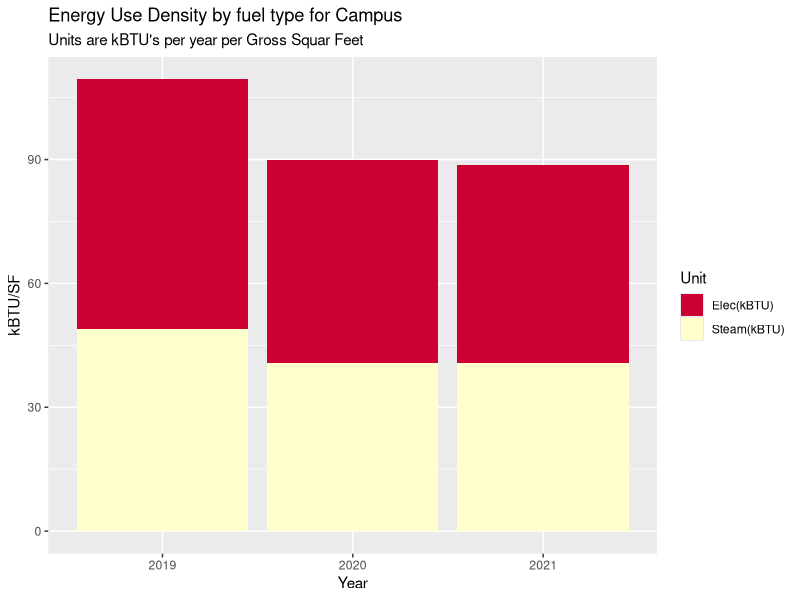
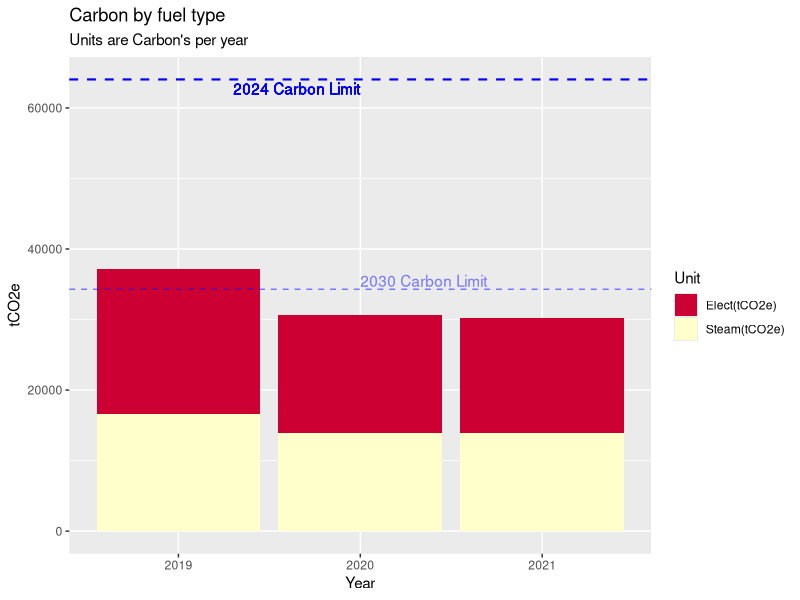
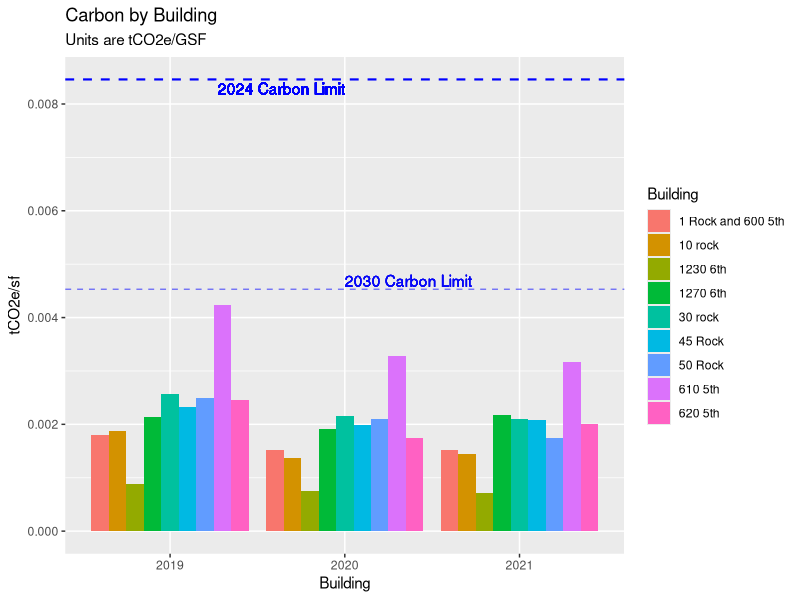
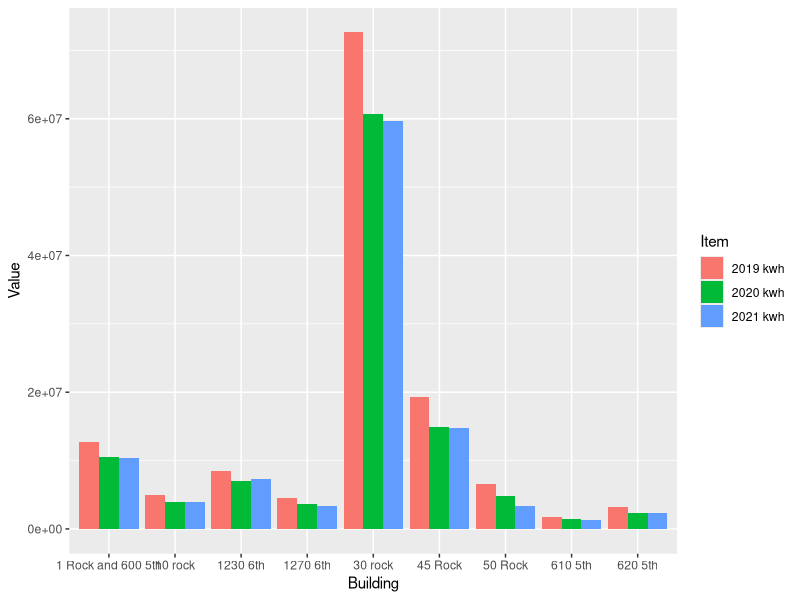
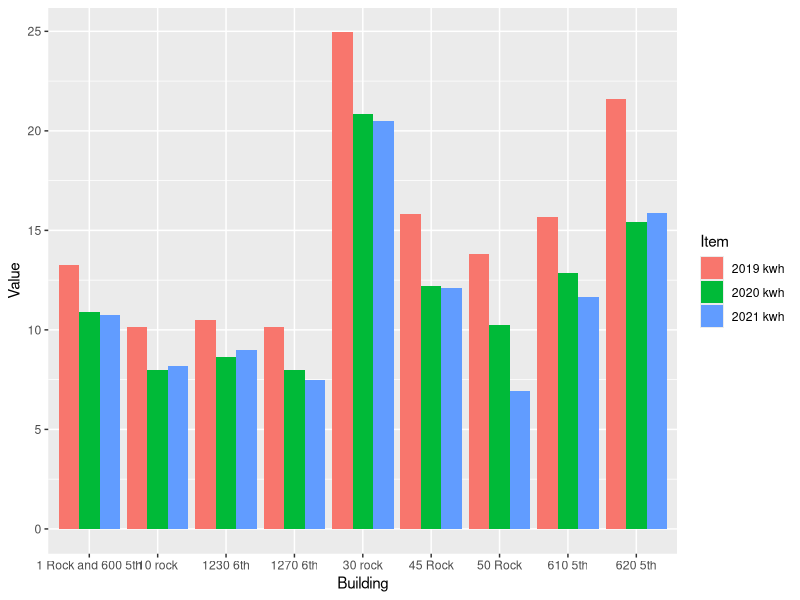
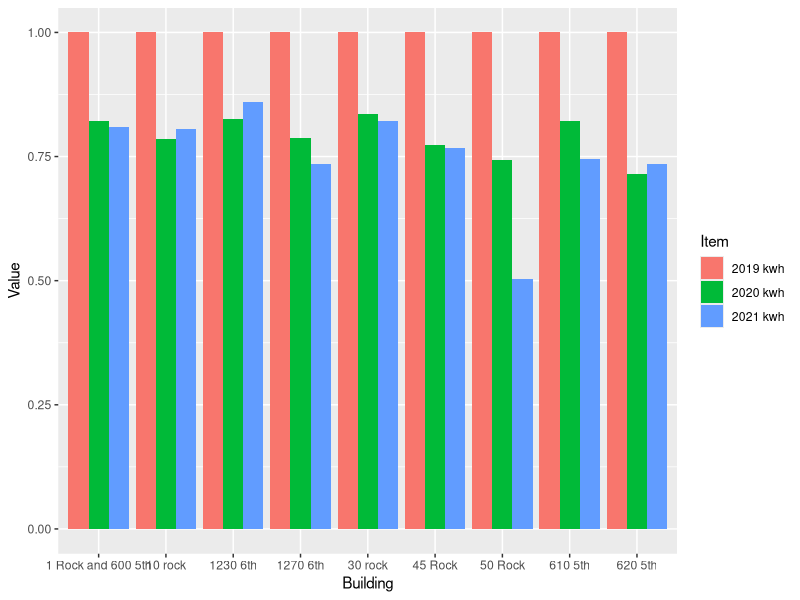
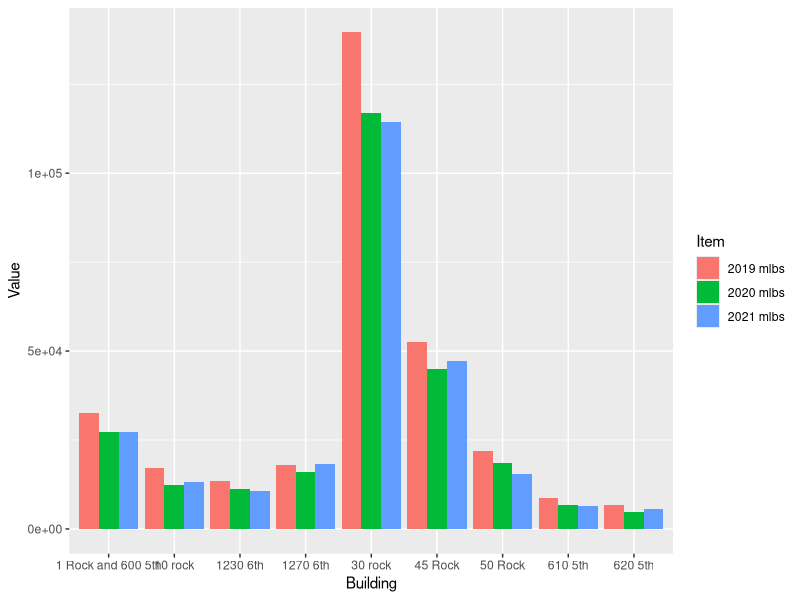
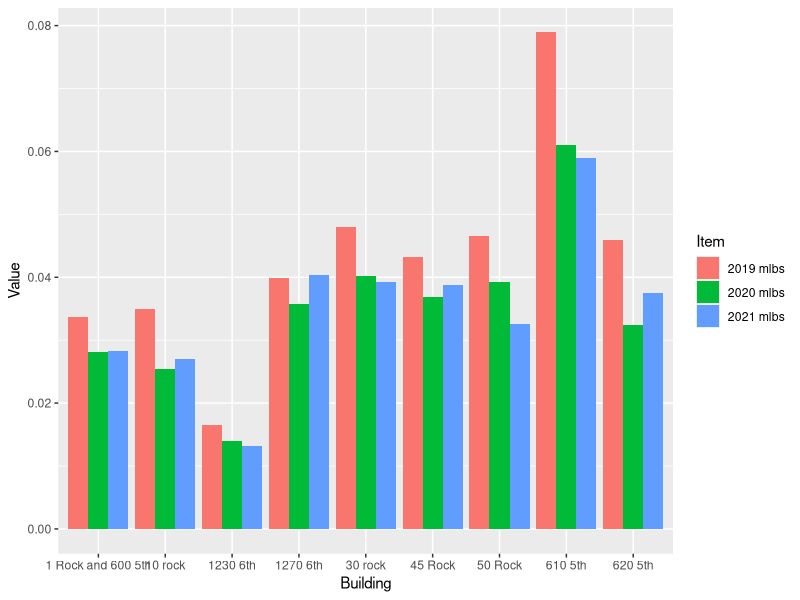

Recreate these plots in R, in order.
## ---- chunk 1

# Load packages 
my_packages <- c("tidyverse", "vroom" , "janitor" , "glue" , "tsibble" , "tidytext","lubridate", "fable", "tsibbledata", "ggplot2", "forecast", "tseries", "rio", "zoo", "readxl", "tsibbledata", "knitr", "kableExtra", "formattable", "scales")
invisible( lapply(my_packages, require, character.only = TRUE))

#Set up environment 
place <- "Home"  #Where are we working today. 
# place <- "work"

if (place == "Home"){setwd("C:/Users/paulr/Documents/R/RockCenterEnergyAnalysis")} else {setwd("C:/Users/prode/Documents/R/RockCenterEnergyAnalysis")}

if (!file.exists("data")) { dir.create("data")}

rm(place, my_packages ) #Clean up

options(dplyr.summarise.inform = FALSE)  # Suppress textin Knit printout. 



# Read in data

'ElecCF' <- 0.000288962  #2021 Carbon Values
'SteamCF' <- 0.00004493 #2021 Carbon Values
'IntensityLimit24' <- 0.00846 #2024 Limit
'IntensityLimit30' <- 0.00453 #2030 Limit

SteamData <- read_excel("data/Energy_Data_for_Net_Zero_Study.xlsx", sheet = "Sheet1", range = "B2:G11" , col_names = TRUE, na = "NA", col_types = NULL ) %>%  select(-5,-6)

ElectricData <- read_excel("data/Energy_Data_for_Net_Zero_Study.xlsx", sheet = "Sheet1", range = "B13:G23" , col_names = TRUE, na = "NA", col_types = NULL ) %>% select(-5,-6)

ElectricData %>% filter(Building == '1 Rock' | Building == '600 5th') %>% 
  select( -Building) %>% 
  summarise_each(funs(sum)) %>% 
  mutate(Building = "1 Rock and 600 5th") %>% 
  select(4,1,2,3) %>% rbind(ElectricData) %>% 
  filter(Building != '1 Rock' & Building != '600 5th') -> ElectricData

BuildingGSF <- read_excel("data/Energy_Data_for_Net_Zero_Study.xlsx", sheet = "Sheet1", range = "B28:C39" , col_names = TRUE, na = "NA", col_types = NULL ) %>% 
  filter(Building != '1 Rock' & Building != '600 5th')

UtilityData <- left_join(ElectricData, SteamData, by="Building") %>% left_join(BuildingGSF, by="Building")
UtilityData[is.na(UtilityData)] <- 0

#Campus EUI for each year 
UtilityData1 <- UtilityData 
apply(UtilityData1[2:4], 2, function(row) row * 3.4121 ) -> UtilityData1[2:4]
apply(UtilityData1[5:7], 2, function(row) row * 1194) -> UtilityData1[5:7]
UtilityData1 %>% select(`2019 kwh`, `2020 kwh`, `2021 kwh`, `2019 mlbs`, `2020 mlbs`, `2021 mlbs`, `Gross Floor Area`) %>%
summarise_each(funs(sum)) -> UtilityData1
    TotalFlArea <- UtilityData1$`Gross Floor Area`
    UtilityData1 %>% 
      select(-`Gross Floor Area`) %>% 
  gather(key = "Item", value = "Value") -> UtilityData1
  cbind(UtilityData1, str_split_fixed(UtilityData1$Item, " ", n=2)) %>% 
  select(-"Item") -> UtilityData1 
  colnames(UtilityData1)  <-  c("Value", "Year", "Unit") 
  apply(UtilityData1[3], 1, function(x) {ifelse(x == "kwh", "Elec(kBTU)", "Steam(kBTU)")}) -> UtilityData1[3]

  ####  PLOTS   ####
  
  
# Make an EUI plot with kBTU vales for both  electric and steam  
UtilityData2 <- UtilityData1
apply(UtilityData2[1], 1, function(row) row / TotalFlArea ) -> UtilityData2[1]
UtilityData2 %>% 
  ggplot(aes(x = Year, y = Value, fill = Unit)) +
  geom_bar(stat = "identity", position = "stack") +
  labs( title = "Energy Use Density by fuel type for Campus",
        subtitle = "Units are kBTU's per year per Gross Squar Feet") +
  xlab("Year") +
  ylab("kBTU/SF") +
  scale_fill_manual(values = c("#CC0033", "#FFFFCC"))


#Make a Carbon table in the dataframe UtilityData1
UtilityData3 <- UtilityData1
  apply(UtilityData3[3], 1, function(x) {ifelse(x == "Elec(kBTU)", "Elect(tCO2e)", "Steam(tCO2e)")}) -> UtilityData3[3]
  UtilityData3 %>% 
  mutate(Carbon = ifelse(Unit == "Elec(kBTU)", Value * ElecCF / 3.4121, Value * SteamCF)) %>% 
  ggplot(aes(x = Year, y = Carbon, fill = Unit)) +
  geom_bar(stat = "identity", position = "stack") +
  labs( title = "Carbon by fuel type",
        subtitle = "Units are Carbon's per year") +
  labs(x = "Year", y = "tCO2e") +
  #guides(fill = FALSE) +
  geom_hline(aes(yintercept = TotalFlArea * IntensityLimit24), color = "blue", linetype = "dashed", size = 0.75) +
  geom_text(aes(x = 2, y = TotalFlArea * IntensityLimit24, label = "2024 Carbon Limit"), hjust = 1, vjust = 1.25 , color = "blue") +
  geom_hline(aes(yintercept = TotalFlArea * IntensityLimit30), linetype = "dashed", color = "blue", size = 0.5, alpha = 0.5) +
  geom_text(aes(x = 2, y = TotalFlArea * IntensityLimit30, label = "2030 Carbon Limit"), hjust = 0, vjust = -.2 , color = "blue", alpha = 0.1) +
  scale_fill_manual(values = c("#CC0033", "#FFFFCC"))


## ---- chunk 2

#Plot Carbon Intensities versus LL97 Limits 
UtilityData1 <- UtilityData 
#apply(UtilityData1[2:4], 2, function(row) row * 3.4121 ) -> UtilityData1[2:4]
apply(UtilityData1[5:7], 2, function(row) row * 1194) -> UtilityData1[5:7]
UtilityData1[2:7]/UtilityData1$`Gross Floor Area` -> UtilityData1[2:7]


UtilityData1 %>% select(`Building`, `2019 kwh`, `2020 kwh`, `2021 kwh`, `2019 mlbs`, `2020 mlbs`, `2021 mlbs`) -> UtilityData1

UtilityData1 %>% 
  gather(key = "Item", value = "Value", -"Building") -> UtilityData1
  cbind(UtilityData1, str_split_fixed(UtilityData1$Item, " ", n=2)) %>% 
  select(-"Item") -> UtilityData1 
  colnames(UtilityData1)  <-  c("Building", "Value", "Year", "Unit") 
  UtilityData1 %>% 
    mutate("Carbon/SF" = ifelse(Unit == "Elec(kBTU)", Value * ElecCF, Value * SteamCF)) %>% 
    select(Building, Year, Unit, `Carbon/SF`) %>% 
    mutate("Carbon" = "tCO2e") -> UtilityData1


UtilityData1 %>%   
ggplot(aes(x = Year, y = `Carbon/SF`, fill = Building, group = Building)) +
  geom_bar(stat = "identity", position = "dodge") +
  labs( title = "Carbon by Building",
        subtitle = "Units are tCO2e/GSF") +
  labs(x = "Building", y = "tCO2e/sf") +
  geom_hline(aes(yintercept = IntensityLimit24), color = "blue", linetype = "dashed", size = 0.75) +
  geom_text(aes(x = 2, y = IntensityLimit24, label = "2024 Carbon Limit"), hjust = 1, vjust = 1.25 , color = "blue") +
  geom_hline(aes(yintercept = IntensityLimit30), linetype = "dashed", color = "blue", size = 0.5, alpha = 0.5) +
  geom_text(aes(x = 2, y = IntensityLimit30, label = "2030 Carbon Limit"), hjust = 0, vjust = -.2 , color = "blue", alpha = 0.1) 
  

## ---- chunk 3

#1 Electric kWh
ElectricData %>% select(Building, `2019 kwh`, `2020 kwh`, `2021 kwh`) %>% 
  gather(key = "Item", value = "Value", -Building) %>%
  ggplot(aes(x = Building, y = Value, fill = Item, group = Item)) +
  geom_bar(stat = "identity", position = "dodge")

#2 Electric kWh per GSF 
UtilityData1 <- UtilityData
apply(UtilityData1[2:7], 2, function(row) row / UtilityData1$`Gross Floor Area`) -> UtilityData1[2:7]


UtilityData1 %>% select(Building, `2019 kwh`, `2020 kwh`, `2021 kwh`) %>% 
  gather(key = "Item", value = "Value", -Building) %>% 
  ggplot(aes(x = Building, y = Value, fill = Item, group = Item)) +
  geom_bar(stat = "identity", position = "dodge")

#3 percent kWh reductions relative to 2019 
UtilityData1 <- UtilityData
apply(UtilityData1[2:7], 2, function(row) row / UtilityData1$`Gross Floor Area`) -> UtilityData1[2:7]
apply(UtilityData1[2:4], 2, function(row) row / UtilityData1$`2019 kwh`) -> UtilityData1[2:4]
UtilityData1 %>% select(Building, `2019 kwh`, `2020 kwh`, `2021 kwh`) %>% 
  gather(key = "Item", value = "Value", -Building) %>% 
  ggplot(aes(x = Building, y = Value, fill = Item, group = Item)) +
  geom_bar(stat = "identity", position = "dodge")
rm(UtilityData1)





# 4 Steam mlb 
SteamData %>% select(Building, `2019 mlbs`, `2020 mlbs`, `2021 mlbs`) %>% 
  gather(key = "Item", value = "Value", -Building) %>%
  ggplot(aes(x = Building, y = Value, fill = Item, group = Item)) +
  geom_bar(stat = "identity", position = "dodge")

#5 steam mlb per gsf 
UtilityData1 <- UtilityData
apply(UtilityData1[2:7], 2, function(row) row / UtilityData1$`Gross Floor Area`) -> UtilityData1[2:7]
UtilityData1 %>% select(Building, `2019 mlbs`, `2020 mlbs`, `2021 mlbs`) %>% 
  gather(key = "Item", value = "Value", -Building) %>% 
  ggplot(aes(x = Building, y = Value, fill = Item, group = Item)) +
  geom_bar(stat = "identity", position = "dodge")


#6 percent down from 2019
UtilityData1 <- UtilityData
apply(UtilityData1[2:7], 2, function(row) row / UtilityData1$`Gross Floor Area`) -> UtilityData1[2:7]
apply(UtilityData1[5:7], 2, function(row) row / UtilityData1$`2019 mlbs`) -> UtilityData1[5:7]
UtilityData1 %>% select(Building, `2019 mlbs`, `2020 mlbs`, `2021 mlbs`) %>% 
  gather(key = "Item", value = "Value", -Building) %>% 
  ggplot(aes(x = Building, y = Value, fill = Item, group = Item)) +
  geom_bar(stat = "identity", position = "dodge")



## ---- chunk 4


EPA_data <- read_excel("data/EPA_Annual_Energy_Use_By_Meter.xlsx", range = "A6:BB155" , col_names = FALSE, na = "NA", col_types = NULL )

EPA_data <- read_excel("data/EPA_Annual_Energy_Use_By_Meter.xlsx", skip = 4)


